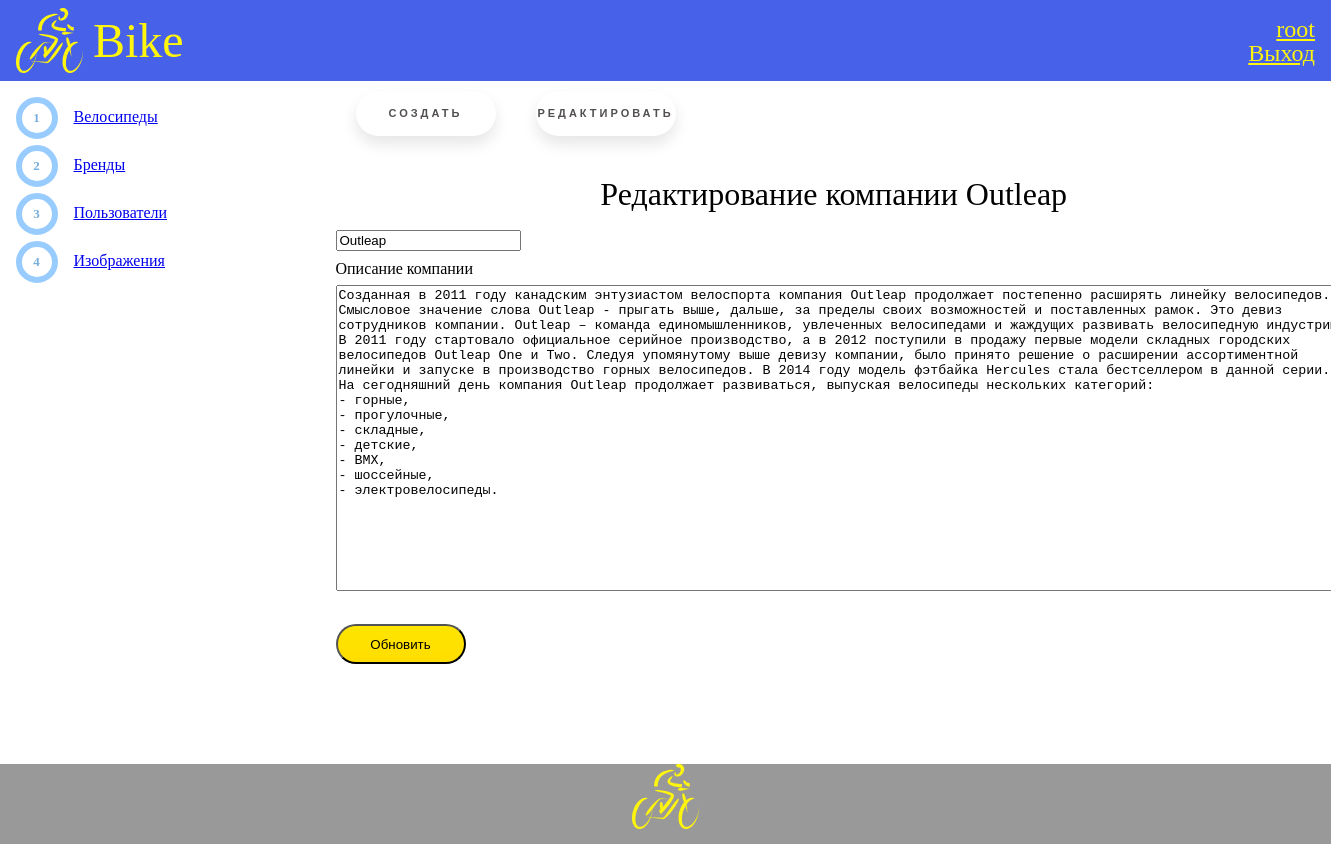
The app's page /admin/brands/edit.php?id=2 (signed in) with its own data.
### tables this page shows
CREATE TABLE `brands` (
  `BRANDS_ID` int(11) NOT NULL COMMENT 'ID бренда',
  `name_company` varchar(255) NOT NULL COMMENT 'Название компании',
  `description_company` text NOT NULL COMMENT 'Описание компании'
);

### app/controllers/brands_admin.php (called while the page is built, shortened)
<?php
if($_SERVER['REQUEST_METHOD'] === 'GET' && isset($_GET['id'])){
    $id = $_GET['id'];
    $brands = selectOne('brands', ['BRANDS_ID' => $id]);
    $name = $brands['name_company'];
    $desc = $brands['description_company'];
}
?>

### app/database/db.php (called while the page is built, shortened)
<?php
require_once('connect.php');
function test($value){
    print_r($value);
}
function dbCheckError($querry){
    $errorInfo = $querry->errorInfo();
    return true;
}
function selectOne($table, $params = []){
    global $pdo;
    $sql = "SELECT * FROM $table";
    if(!empty($params)){
        $i = 0;
        foreach ($params as $key => $value){
            if ($i === 0){
                $sql = $sql . " WHERE $key=$value";
            }
            else{
                $sql = $sql . " AND $key=$value";
            }
            $i++;
        }
    }
    $sql = $sql . " LIMIT 1";
    $querry = $pdo->prepare($sql);
    $querry->execute();
    return $querry->fetch();
}
?>

### admin/brands/edit.php (the view, shortened to what this page needs)
<?php
    include("../../app/database/db.php");
    include("../../app/include/header_admin.php");
    include("../../app/controllers/brands_admin.php");
?>
<div class="conteiner">
    <div class="content-Admin">
        <?php include "../../app/include/sidebar-admin.php"; ?>
        <div class="posts">
            <div class="button-row">
                <a href="<?php echo BASE_URL . "admin/brands/create.php";?>" class="floating-button">Создать</a>
                <a href="<?php echo BASE_URL . "admin/brands/index.php";?>" class="floating-button">Редактировать</a>
            </div>
            <div class="row title-table">
                <h2 style="margin-bottom: 20px">Редактирование компании <?=$name;?></h2>
                <form action="edit.php" method="post" enctype="multipart/form-data">
                    <div>
                        <input name="name" value="<?=$name;?>" type="text" class="form-control" placeholder="Название">
                    </div>
                    <div>
                        <label class="form-label">Описание компании</label>
                        <textarea name="desc" class="form-control" rows="20" cols="125"><?=$desc;?></textarea>
                    </div>
                    <div style="padding-top: 30px">
                        <button name="edit_brand" class="button-search" type="submit">Обновить</button>
                    </div>
                </form>
            </div>
        </div>
    </div>
</div>
<?php include("../../app/include/footer_admin.php"); ?>

### static/css/admin.css (style rules this page uses)
.conteiner { max-width: 1320px; margin: 0 auto; width: 100%; width: 100%; margin-right: auto; margin-left: auto; min-height: 100%; }
.content-Admin { display: flex; flex-wrap: wrap; }
.posts { flex: 0 0 auto; width: 75%; max-width: 100%; }
.posts h2 { text-align: center; margin: 2rem 0 0 0.4rem; font-size: 200%; }
.button-row { display: flex; flex-wrap: wrap; }
body { background: url(https://html5book.ru/wp-content/uploads/2015/07/background39.png); height: 100%; }
.floating-button { text-decoration: none; display: inline-block; width: 140px; height: 45px; line-height: 45px; border-radius: 45px; margin: 10px 20px; font-family: 'Montserrat', sans-serif; font-size: 11px; text-transform: uppercase; text-align: center; letter-spacing: 3px; font-weight: 600; color: #524f4e; background: white; box-shadow: 0 8px 15px rgba(0, 0, 0, .1); transition: .3s; }
.form-label { margin-bottom: .5rem; display: flex; padding-top: 10px; }
.button-search { width: 130px; height: 40px; background: linear-gradient(to bottom,#ffe500 0,#fd0 100%); border-radius: 30px; padding: 10px 25px; }

### records on screen
brands: name_company "Outleap", name "Outleap", desc "Созданная в 2011 году канадским энтузиастом велоспорта компания Outleap продолжает постепенно расширять линейку велосипедов. Смысловое значение слова Outleap - прыгать выше, дальше, за пределы своих возможностей и поставленных рамок. Это девиз сотрудников компании. Outleap – команда единомышленников, увлеченных велосипедами и жаждущих развивать велосипедную индустрию. В 2011 году стартовало официальное серийное производство, а в 2012 поступили в продажу первые модели складных городских велосипедов Outleap One и Two. Следуя упомянутому выше девизу компании, было принято решение о расширении ассортиментной линейки и запуске в производство горных велосипедов. В 2014 году модель фэтбайка…"

### other values on screen
$_SESSION['username'] "root"
